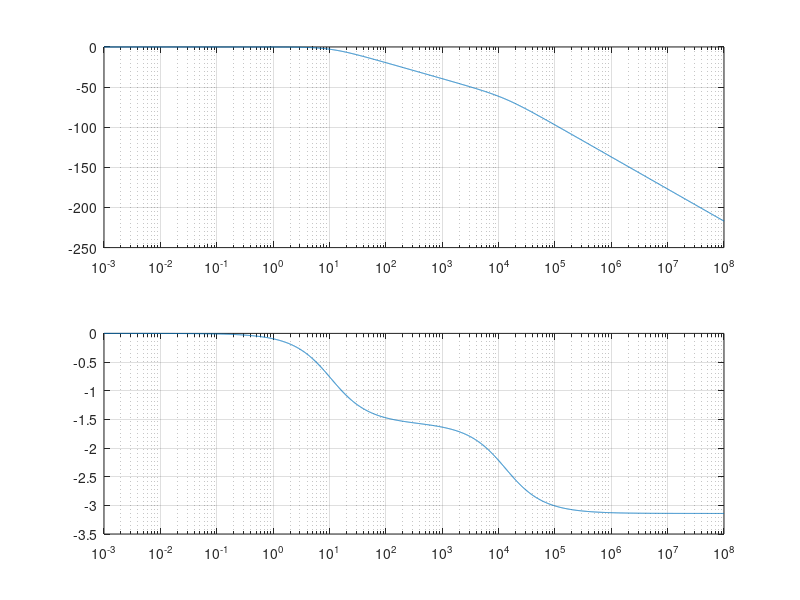

Reproduce this figure in MATLAB. (Note: this script raises an error after producing the figure.)
%__________________________________________________________________________
%
% -------------------------------
% Systemidentifikation mit ident
% -------------------------------
%
% 1.)   AC- analyse eines RLC- Netzwerk in LTSpice R=1k, L=12mH, C=15uF 
% 2.)   Frequenzgang aus plot exportieren und zwar als 
%       komplexe Frequenzfunktion und NICHT phase/betrag
% 3.)   textfile mit importdata in matlab workspace laden
% 4.)   aus re und im eine komplexe frequenzfunktion cpx erstellen
% 5.)   ident GUI starten und Import data -> Freq. Domain data
% 6.)   Freq. Function (Complex) auswählen, cpx bei Freq. Func. eintragen
% 7.)   Frequency vektor eintragen und Unit auf Hz umstellen
% 8.)   Sampling interval auf 0
%
%__________________________________________________________________________

%spiceOut=importdata('RT_projects/GalvoProjekt/spice_exports/OpAmp_LT1028_biased_currentsource_RC.txt',',',1);
%spiceOut=importdata('RT_projects/GalvoProjekt/spice_exports/OpAmp_LT1028_biased_currentsource_RCL.txt',',',1);
spiceOut=importdata('RT_projects/GalvoProjekt/spice_exports/OpAmp_LT1028_biased_currentsource_RCL2.txt',',',1);
freq=spiceOut.data(:,1);
re=spiceOut.data(:,2);
im=spiceOut.data(:,3);

cpx=re+1j*im;       % <------- import this as complex freq. function

f1=figure(1);
subplot(211);
semilogx(freq, 20*log10(abs(cpx)))
grid on;
subplot(212);
semilogx(freq, unwrap(angle(cpx)))
grid on;

ident
